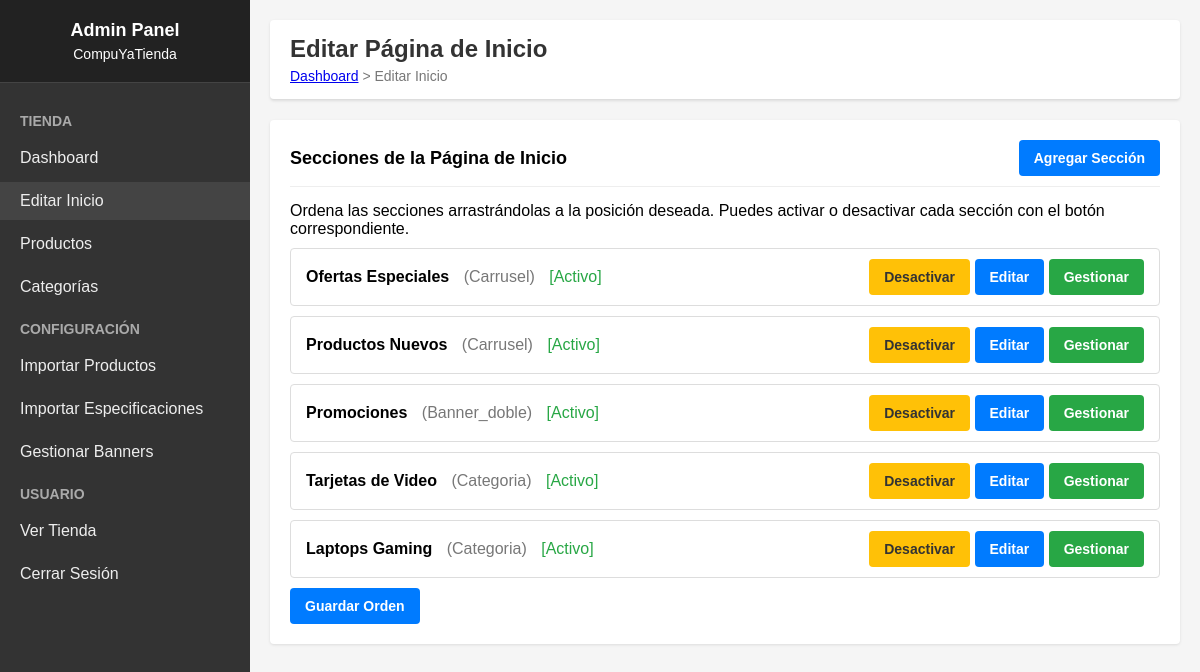
/admin/editar-inicio.php, run on the app's committed database.
### tables this page shows
CREATE TABLE IF NOT EXISTS secciones_inicio (
    id INT AUTO_INCREMENT PRIMARY KEY,
    nombre VARCHAR(50) NOT NULL,
    titulo_mostrar VARCHAR(100) NOT NULL,
    tipo ENUM('carrusel', 'banner_doble', 'categoria') NOT NULL,
    categoria_id INT NULL,
    activo BOOLEAN DEFAULT 1,
    orden INT DEFAULT 0,
    created_at TIMESTAMP DEFAULT CURRENT_TIMESTAMP,
    updated_at TIMESTAMP DEFAULT CURRENT_TIMESTAMP ON UPDATE CURRENT_TIMESTAMP,
    FOREIGN KEY (categoria_id) REFERENCES categorias(id) ON DELETE SET NULL
);

### functions/admin-functions.php (called while the page is built, shortened)
<?php
require_once($_SERVER['DOCUMENT_ROOT'] . '/compuyatienda/config/db.php');
function admin_obtener_secciones($solo_activas = false) {
    global $conn;
    try {
        $sql = "SELECT * FROM secciones_inicio";
        $sql .= " ORDER BY orden ASC";
        $stmt = $conn->prepare($sql);
        $stmt->execute();
        return $stmt->fetchAll(PDO::FETCH_ASSOC);
    } catch(PDOException $e) {
        echo "Error: " . $e->getMessage();
        return [];
    }
}
?>

### admin/editar-inicio.php (the view, shortened to what this page needs)
<?php
require_once($_SERVER['DOCUMENT_ROOT'] . '/compuyatienda/config/db.php');
require_once($_SERVER['DOCUMENT_ROOT'] . '/compuyatienda/functions/admin-functions.php');
$secciones = admin_obtener_secciones();
include($_SERVER['DOCUMENT_ROOT'] . '/compuyatienda/admin/includes/admin-header.php');
?>
<div class="admin-header">
    <h1 class="admin-title">Editar Página de Inicio</h1>
    <div class="admin-breadcrumb">
        <a href="<?php echo ADMIN_URL; ?>">Dashboard</a> &gt; Editar Inicio
    </div>
</div>
<div class="admin-card">
    <div class="admin-card-title d-flex justify-between align-center">
        <div>Secciones de la Página de Inicio</div>
        <button class="btn btn-primary" onclick="mostrarFormularioCrear()">Agregar Sección</button>
    </div>
    <p class="mb-10">Ordena las secciones arrastrándolas a la posición deseada. Puedes activar o desactivar cada sección con el botón correspondiente.</p>
    <form id="formOrden" method="post" action="">
        <ul id="listaSecciones" class="sortable-list">
            <?php foreach ($secciones as $seccion): ?>
                <li class="sortable-item" data-id="<?php echo $seccion['id']; ?>">
                    <div>
                        <span style="font-weight: bold;"><?php echo $seccion['titulo_mostrar']; ?></span>
                        <span style="color: #777; margin-left: 10px;">(<?php echo ucfirst($seccion['tipo']); ?>)</span>
                        <span style="color: <?php echo $seccion['activo'] ? '#28a745' : '#dc3545'; ?>; margin-left: 10px;">
                            [<?php echo $seccion['activo'] ? 'Activo' : 'Inactivo'; ?>]
                        </span>
                    </div>
                    <div>
                        <a href="<?php echo ADMIN_URL; ?>/editar-inicio.php?accion=toggle_activo&id=<?php echo $seccion['id']; ?>" class="btn btn-<?php echo $seccion['activo'] ? 'warning' : 'success'; ?> btn-sm">
                            <?php echo $seccion['activo'] ? 'Desactivar' : 'Activar'; ?>
                        </a>
                        <button type="button" class="btn btn-primary btn-sm" onclick="editarSeccion(<?php echo $seccion['id']; ?>, '<?php echo $seccion['titulo_mostrar']; ?>', '<?php echo $seccion['tipo']; ?>', <?php echo $seccion['categoria_id'] ? $seccion['categoria_id'] : 'null'; ?>, <?php echo $seccion['activo']; ?>)">
                            Editar
                        </button>
                        <a href="<?php echo ADMIN_URL; ?>/editar-seccion.php?id=<?php echo $seccion['id']; ?>" class="btn btn-success btn-sm">
                            Gestionar
                        </a>
                    </div>
                </li>
            <?php endforeach; ?>
        </ul>
        <div class="mt-10">
            <button type="submit" class="btn btn-primary">Guardar Orden</button>
        </div>
    </form>
</div>
<?php
include($_SERVER['DOCUMENT_ROOT'] . '/compuyatienda/admin/includes/admin-footer.php');
?>

### admin/includes/admin-header.php (shortened to what this page needs)
<!DOCTYPE html>
<html lang="es">
<head>
</head>
<body>
    <aside class="admin-sidebar">
        <div class="admin-sidebar-header">
            <h1 style="font-size: 18px;">Admin Panel</h1>
            <div style="font-size: 14px; margin-top: 5px;"><?php echo SITE_NAME; ?></div>
        </div>
        <div class="admin-sidebar-menu">
            <h3>Tienda</h3>
            <ul>
                <li><a href="<?php echo ADMIN_URL; ?>/index.php" class="<?php echo basename($_SERVER['PHP_SELF']) == 'index.php' ? 'active' : ''; ?>">Dashboard</a></li>
                <li><a href="<?php echo ADMIN_URL; ?>/editar-inicio.php" class="<?php echo basename($_SERVER['PHP_SELF']) == 'editar-inicio.php' ? 'active' : ''; ?>">Editar Inicio</a></li>
                <li><a href="<?php echo ADMIN_URL; ?>/productos.php" class="<?php echo basename($_SERVER['PHP_SELF']) == 'productos.php' ? 'active' : ''; ?>">Productos</a></li>
                <li><a href="<?php echo ADMIN_URL; ?>/categorias.php" class="<?php echo basename($_SERVER['PHP_SELF']) == 'categorias.php' ? 'active' : ''; ?>">Categorías</a></li>
            </ul>
            <h3>Configuración</h3>
            <ul>
                <li><a href="<?php echo ADMIN_URL; ?>/importar-productos.php" class="<?php echo basename($_SERVER['PHP_SELF']) == 'importar-productos.php' ? 'active' : ''; ?>">Importar Productos</a></li>
                <li><a href="<?php echo ADMIN_URL; ?>/importar-specs.php" class="<?php echo basename($_SERVER['PHP_SELF']) == 'importar-specs.php' ? 'active' : ''; ?>">Importar Especificaciones</a></li>
                <li><a href="<?php echo ADMIN_URL; ?>/banners.php" class="<?php echo basename($_SERVER['PHP_SELF']) == 'banners.php' ? 'active' : ''; ?>">Gestionar Banners</a></li>
            </ul>
            <h3>Usuario</h3>
            <ul>
                <li><a href="<?php echo BASE_URL; ?>/public/index.php" target="_blank">Ver Tienda</a></li>
                <li><a href="<?php echo ADMIN_URL; ?>/logout.php">Cerrar Sesión</a></li>
            </ul>
        </div>
    </aside>
    <main class="admin-content">

### admin/includes/admin-footer.php (shortened to what this page needs)
</main>
</body>
</html>

### admin/includes/admin-header.php (style rules this page uses)
* { margin: 0; padding: 0; box-sizing: border-box; font-family: Arial, sans-serif; }
body { background-color: #f5f5f5; display: flex; min-height: 100vh; }
.admin-sidebar { width: 250px; background-color: #333; color: white; position: fixed; height: 100%; overflow-y: auto; z-index: 10; }
.admin-sidebar-header { padding: 20px; text-align: center; background-color: #222; border-bottom: 1px solid #444; }
.admin-sidebar-menu { padding: 20px 0; }
.admin-sidebar-menu h3 { padding: 10px 20px; font-size: 14px; color: #aaa; text-transform: uppercase; }
.admin-sidebar-menu ul { list-style: none; }
.admin-sidebar-menu li { margin-bottom: 5px; }
.admin-sidebar-menu a { display: block; padding: 10px 20px; color: #eee; text-decoration: none; transition: background-color 0.3s; }
.admin-sidebar-menu a:hover, .admin-sidebar-menu a.active { background-color: #444; }
.admin-content { flex: 1; margin-left: 250px; padding: 20px; }
.admin-header { background-color: white; padding: 15px 20px; border-bottom: 1px solid #ddd; margin-bottom: 20px; border-radius: 4px; box-shadow: 0 1px 3px rgba(0,0,0,0.1); }
.admin-title { font-size: 24px; font-weight: 600; color: #333; }
.admin-breadcrumb { font-size: 14px; color: #777; margin-top: 5px; }
.admin-card { background-color: white; border-radius: 4px; box-shadow: 0 1px 3px rgba(0,0,0,0.1); padding: 20px; margin-bottom: 20px; }
.admin-card-title { font-size: 18px; font-weight: 600; margin-bottom: 15px; padding-bottom: 10px; border-bottom: 1px solid #eee; }
.btn { display: inline-block; padding: 10px 15px; background-color: #007bff; color: white; border: none; border-radius: 4px; cursor: pointer; font-size: 14px; font-weight: 600; text-decoration: none; }
.btn-primary { background-color: #007bff; }
.btn-success { background-color: #28a745; }
.btn-warning { background-color: #ffc107; color: #333; }
.mt-10 { margin-top: 10px; }
.mb-10 { margin-bottom: 10px; }
.d-flex { display: flex; }
.justify-between { justify-content: space-between; }
.align-center { align-items: center; }
.sortable-list { list-style: none; }
.sortable-item { padding: 10px 15px; background-color: white; border: 1px solid #ddd; border-radius: 4px; margin-bottom: 10px; cursor: move; display: flex; justify-content: space-between; align-items: center; }

### data on the page
secciones_inicio: titulo_mostrar "Ofertas Especiales", tipo "Carrusel", activo "Activo"
secciones_inicio: titulo_mostrar "Productos Nuevos", tipo "Carrusel", activo "Activo"
secciones_inicio: titulo_mostrar "Promociones", tipo "Banner_doble", activo "Activo"
secciones_inicio: titulo_mostrar "Tarjetas de Video", tipo "Categoria", activo "Activo"
secciones_inicio: titulo_mostrar "Laptops Gaming", tipo "Categoria", activo "Activo"

### other printed values
SITE_NAME "CompuYaTienda"
